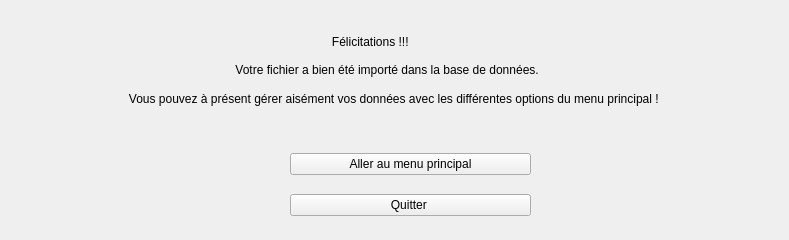
    <widget class="QWidget" name="page_9">
     <widget class="QWidget" name="verticalLayoutWidget_12">
      <property name="geometry">
       <rect>
        <x>99</x>
        <y>30</y>
        <width>681</width>
        <height>80</height>
       </rect>
      </property>
      <layout class="QVBoxLayout" name="verticalLayout_12">
       <item>
        <widget class="QLabel" name="label_26">
         <property name="text">
          <string>                                                                      Félicitations !!!</string>
         </property>
        </widget>
       </item>
       <item>
        <widget class="QLabel" name="label_27">
         <property name="text">
          <string>                                         Votre fichier a bien été importé dans la base de données. </string>
         </property>
        </widget>
       </item>
       <item>
        <widget class="QLabel" name="label_28">
         <property name="text">
          <string>         Vous pouvez à présent gérer aisément vos données avec les différentes options du menu principal !</string>
         </property>
        </widget>
       </item>
      </layout>
     </widget>
     <widget class="QWidget" name="verticalLayoutWidget_13">
      <property name="geometry">
       <rect>
        <x>290</x>
        <y>140</y>
        <width>241</width>
        <height>91</height>
       </rect>
      </property>
      <layout class="QVBoxLayout" name="verticalLayout_13">
       <item>
        <widget class="QPushButton" name="pushButton_45">
         <property name="text">
          <string>Aller au menu principal</string>
         </property>
        </widget>
       </item>
       <item>
        <widget class="QPushButton" name="pushButton_46">
         <property name="text">
          <string>Quitter </string>
         </property>
        </widget>
       </item>
      </layout>
     </widget>
    </widget>
